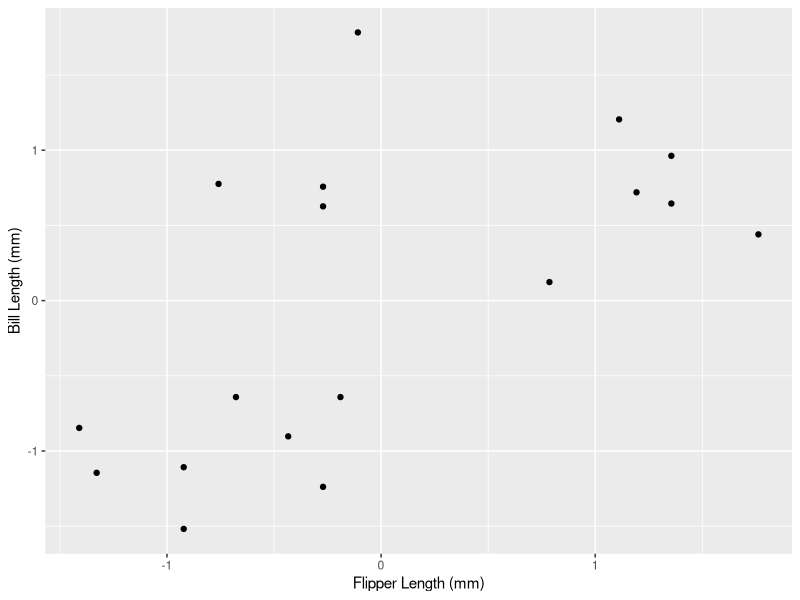
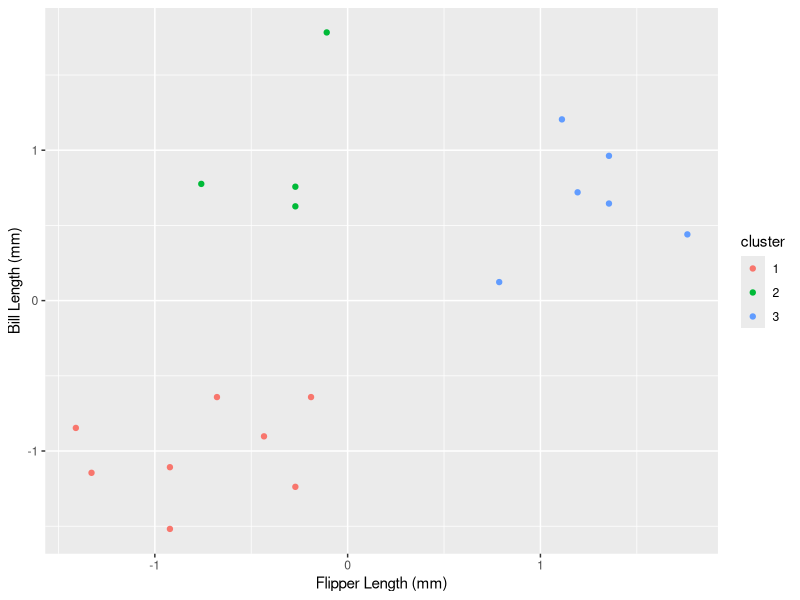
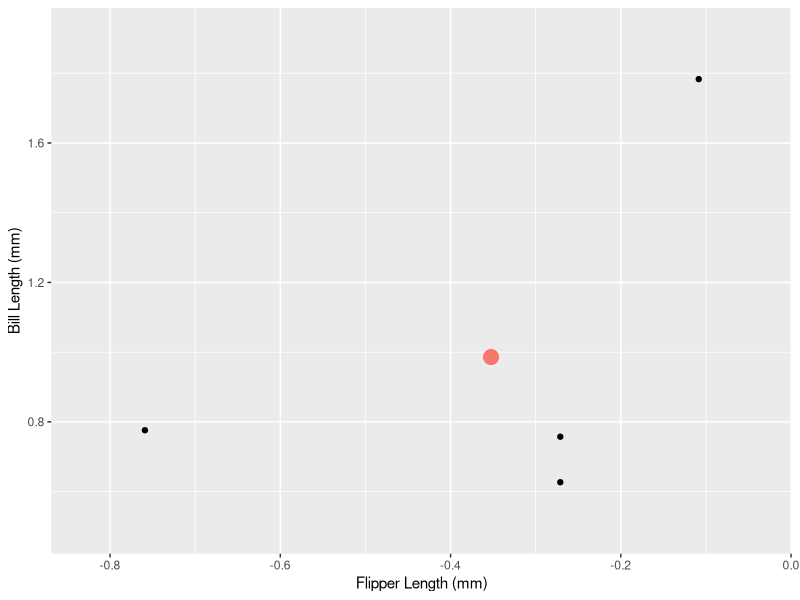
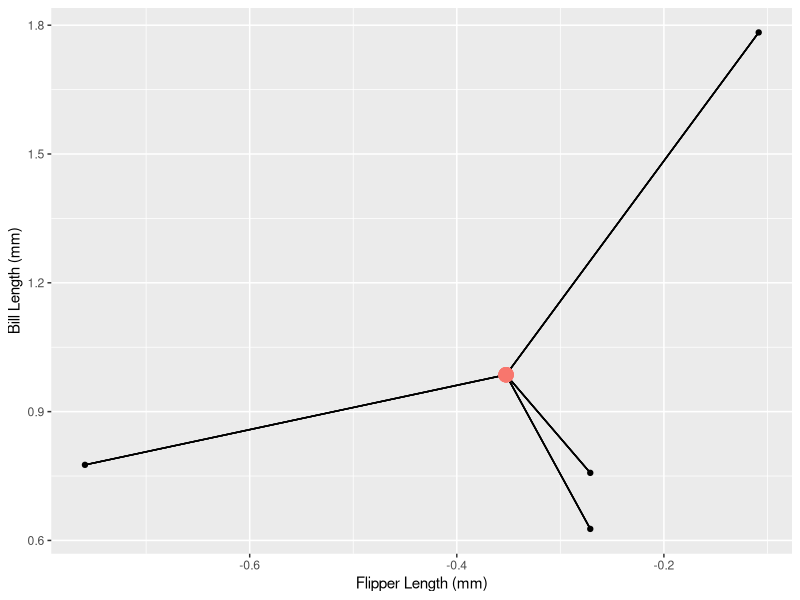
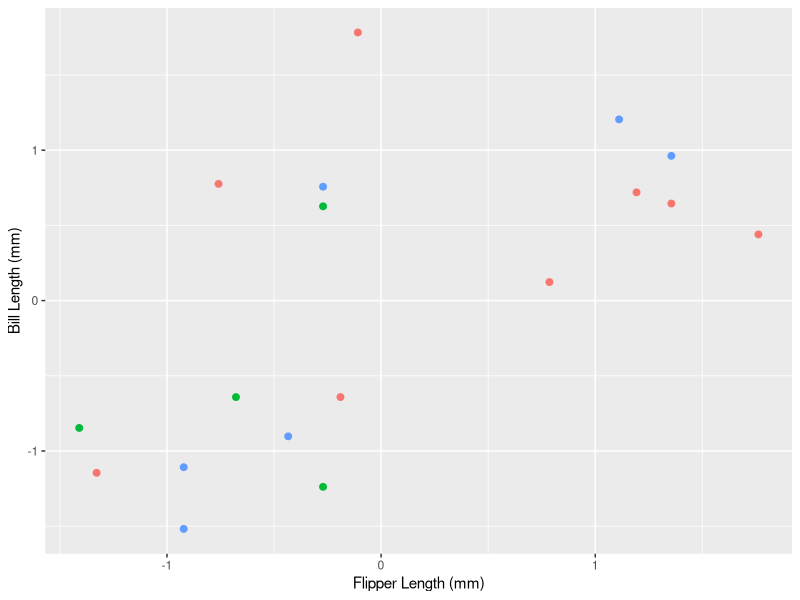
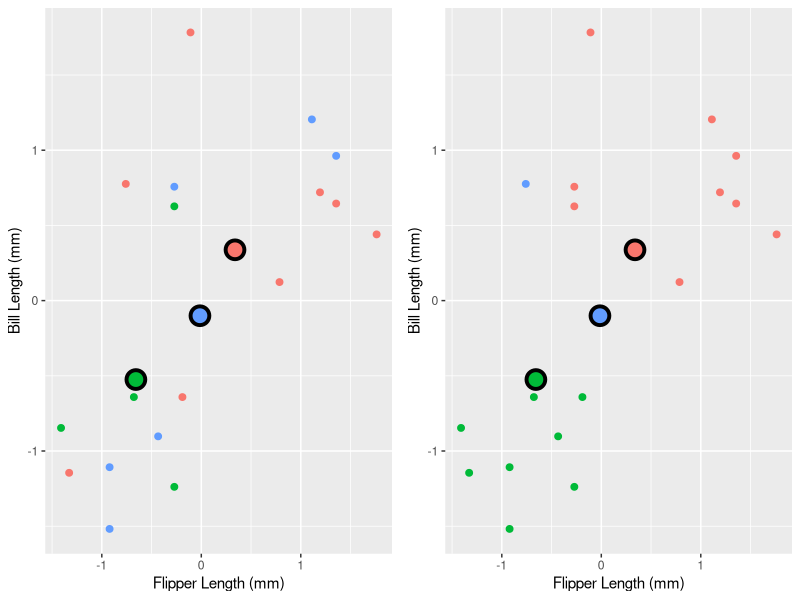
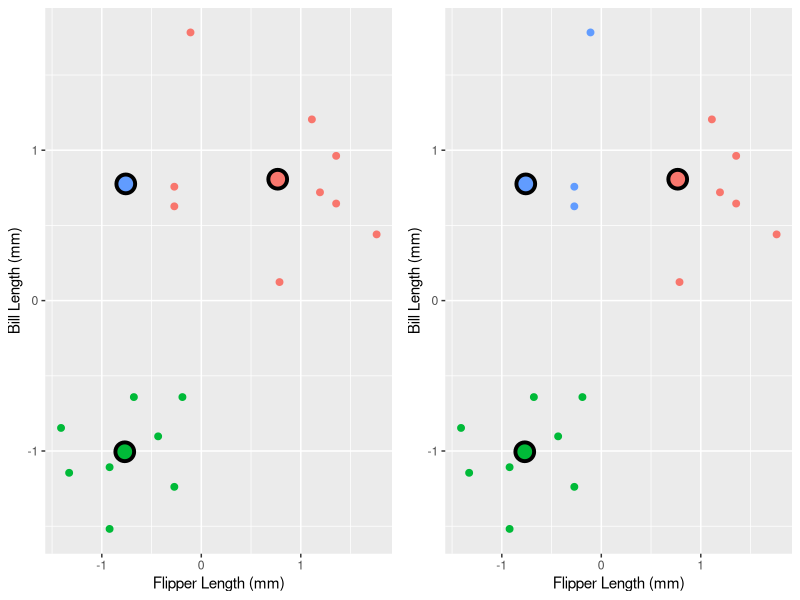
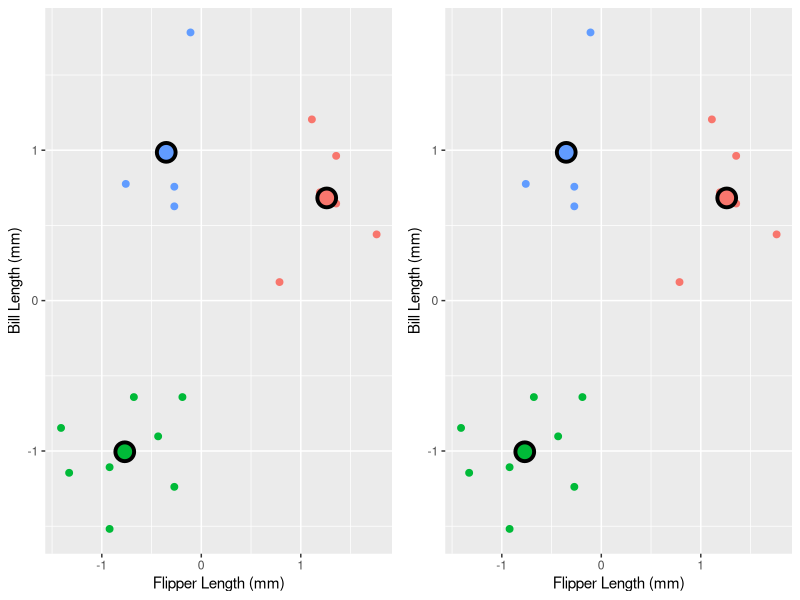

Recreate these plots in R, in order. (Note: this script raises an error after producing the figures.)
## ---- chunk 1
knitr::opts_chunk$set(warning = FALSE)
## ---- chunk 2
library(tidyverse)

data <- read_csv("data/toy_penguins.csv") %>% 
  mutate(cluster=as_factor(cluster)) %>% 
  mutate_if(is.numeric, scale)

penguin_data <- data %>% select(flipper_length_mm, bill_length_mm)

## ---- chunk 3
penguin_data
## ---- chunk 4
base <- ggplot(data, aes(x = flipper_length_mm, y = bill_length_mm)) +
  geom_point() +
  xlab("Flipper Length (mm)") +
  ylab("Bill Length (mm)") 
base
## ---- chunk 5
ggplot(data, aes(y = bill_length_mm, x = flipper_length_mm, colour = cluster)) +
  geom_point() +
  xlab("Flipper Length (mm)") +
  ylab("Bill Length (mm)") 
## ---- chunk 6
library(tidyverse)

#clus1 <- tibble(loyalty = c(7, 7.5, 8, 7, 8),
#               csat = c(1, 1, 2, 2, 3),
#               )
clus1 <- filter(data, cluster == 2) %>% 
  select(bill_length_mm, flipper_length_mm)

#clus1_center <- clus1 %>% summarize(csat = mean(csat), loyalty = mean(loyalty))
## ---- chunk 7
base <- ggplot(clus1) +
  geom_point(aes(y = bill_length_mm, x = flipper_length_mm)) +
  labs(x = "Flipper Length (mm)", y = "Bill Length (mm)") +
  xlim(c(min(clus1$flipper_length_mm) - 0.25*sd(clus1$flipper_length_mm), 
         max(clus1$flipper_length_mm) + 0.25*sd(clus1$flipper_length_mm))) +
  ylim(c(min(clus1$bill_length_mm) - 0.25*sd(clus1$bill_length_mm), 
         max(clus1$bill_length_mm) + 0.25*sd(clus1$bill_length_mm))) +
  geom_point(aes(y = mean(bill_length_mm), x = mean(flipper_length_mm), colour="red", size=2.5)) +
  theme(legend.position = "none")
base
## ---- chunk 8
base <- ggplot(clus1) +
  geom_point(aes(y = bill_length_mm, x = flipper_length_mm)) +
  labs(x = "Flipper Length (mm)", y = "Bill Length (mm)") +
  theme(legend.position = "none")

mn <- clus1 %>% summarize(flipper_length_mm = mean(flipper_length_mm), bill_length_mm=mean(bill_length_mm))
for (i in 1:nrow(clus1)) {
  base <- base + geom_segment(x = unlist(mn[1, "flipper_length_mm"]), y = unlist(mn[1, "bill_length_mm"]),
                           xend = unlist(clus1[i, "flipper_length_mm"]), yend = unlist(clus1[i, "bill_length_mm"]))
}
base <- base + geom_point(aes(y = mean(bill_length_mm), x = mean(flipper_length_mm), colour="red", size=2.5)) 
base
## ---- chunk 9
library(gridExtra)
set.seed(14)
penguin_data["label"] = factor(sample(1:3, nrow(penguin_data), replace=T))

plt_lbl <- ggplot(penguin_data, aes(y = bill_length_mm, x = flipper_length_mm, colour=label)) +
    geom_point(size=2) +
    xlab("Flipper Length (mm)") +
    ylab("Bill Length (mm)") +
   # xlim(c(0, 10)) +
   # ylim(c(0, 10)) + 
    theme(legend.position = "none")
print(plt_lbl)
## ---- chunk 10
for (i in 1:4){
    #compute centers
    centers <- penguin_data %>% group_by(label) %>% summarize_all(funs(mean))
    nclus = nrow(centers)
    #replot with centers
    plt_ctr <- ggplot(penguin_data, aes(y = bill_length_mm, x = flipper_length_mm, colour=label)) +
        geom_point(size=2) +
        xlab("Flipper Length (mm)") +
        ylab("Bill Length (mm)") +
        #xlim(c(0, 10)) +
        #ylim(c(0, 10)) + 
        theme(legend.position = "none") +
        geom_point(data = centers, aes(y = bill_length_mm, x = flipper_length_mm, fill = label), size=5, shape = 21, stroke = 2, colour = "black") 
    
    #reassign labels
    dists <- rbind(centers, penguin_data) %>% 
           select("flipper_length_mm", "bill_length_mm") %>%
           dist() %>%
           as.matrix()
    dists <- as_tibble(dists[-(1:nclus),1:nclus])
    penguin_data <- penguin_data %>% mutate(label = apply(dists, 1, function(x) names(x)[which.min(x)]))
    
    plt_lbl <- ggplot(penguin_data, aes(y = bill_length_mm, x = flipper_length_mm, colour=label)) +
        geom_point(size = 2) +
        xlab("Flipper Length (mm)") +
        ylab("Bill Length (mm)") +
       # xlim(c(0, 10)) +
       # ylim(c(0, 10)) + 
        theme(legend.position = "none") +
        geom_point(data = centers, aes(y = bill_length_mm, x = flipper_length_mm, fill = label), size=5, shape = 21, stroke = 2, colour = "black") 
    
    #to generate the animated version, get rid of grid.arrange and use the below two lines
    #set the figure width to 4.35 too
    #print(plt_ctr)
    #print(plt_lbl)
    grid.arrange(plt_ctr, plt_lbl, nrow = 1)
}
## ---- chunk 11
set.seed(10)
penguin_data["label"] = factor(sample(1:3, nrow(penguin_data), replace=T))

plt_lbl <- ggplot(penguin_data, aes(y = bill_length_mm, x = flipper_length_mm, colour=label)) +
    geom_point(size = 2) +
    xlab("Flipper Length (mm)") +
    ylab("Bill Length (mm)") +
  #  xlim(c(0, 10)) +
  #  ylim(c(0, 10)) + 
    theme(legend.position = "none")
print(plt_lbl)
## ---- chunk 12
for (i in 1:5){
    #compute centers
    centers <- penguin_data %>% group_by(label) %>% summarize_all(funs(mean))
    nclus = nrow(centers)
    #replot with centers
    plt_ctr <- ggplot(penguin_data, aes(y = bill_length_mm, x = flipper_length_mm, colour=label)) +
        geom_point(size = 2) +
        xlab("Flipper Length (mm)") +
        ylab("Bill Length (mm)") +
       # xlim(c(0, 10)) +
        #ylim(c(0, 10)) + 
        theme(legend.position = "none") +
        geom_point(data = centers, aes(y = bill_length_mm, x = flipper_length_mm, fill = label), size=5, shape = 21, stroke = 2, colour = "black") 
    
    #reassign labels
    dists <- rbind(centers, penguin_data) %>% 
           select("flipper_length_mm", "bill_length_mm") %>%
           dist() %>%
           as.matrix()
    dists <- as_tibble(dists[-(1:nclus),1:nclus])
    penguin_data <- penguin_data %>% mutate(label = apply(dists, 1, function(x) names(x)[which.min(x)]))
    
    plt_lbl <- ggplot(penguin_data, aes(y = bill_length_mm, x = flipper_length_mm, colour=label)) +
        geom_point(size = 2) +
        xlab("Flipper Length (mm)") +
        ylab("Bill Length (mm)") +
        #xlim(c(0, 10)) +
        #ylim(c(0, 10)) + 
        theme(legend.position = "none") +
        geom_point(data = centers, aes(y = bill_length_mm, x = flipper_length_mm, fill = label), size=5, shape = 21, stroke = 2, colour = "black") 
    
    #print(plt_ctr)
    #print(plt_lbl)
    grid.arrange(plt_ctr, plt_lbl, nrow = 1)
}
## ---- chunk 13
library(broom)
set.seed(3)
kclusts <- tibble(k = 1:9) %>%
  mutate(
    kclust = map(k, ~kmeans(penguin_data[-3], .x)),
    tidied = map(kclust, tidy),
    glanced = map(kclust, glance),
    augmented = map(kclust, augment, penguin_data[-3])
  )

clusters <- kclusts %>%
  unnest(tidied)

assignments <- kclusts %>% 
  unnest(augmented)

clusterings <- kclusts %>%
  unnest(glanced, .drop = TRUE)

assignments$k <- factor(assignments$k)
levels(assignments$k) <- c("1 Cluster", "2 Clusters", "3 Clusters", "4 Clusters", "5 Clusters", "6 Clusters", "7 Clusters", "8 Clusters", "9 Clusters") 

clusters$k <- factor(clusters$k)
levels(clusters$k) <- c("1 Cluster", "2 Clusters", "3 Clusters", "4 Clusters", "5 Clusters", "6 Clusters", "7 Clusters", "8 Clusters", "9 Clusters") 


p1 <- ggplot(assignments, aes(flipper_length_mm, bill_length_mm)) +
  geom_point(aes(color = .cluster, size = 3)) + 
  facet_wrap(~ k) +
  labs(x = 'Flipper Length (mm)', y = 'Bill Length (mm)', colour = 'Cluster') +
  theme(text = element_text(size=20), legend.position = "none") +
  geom_point(data = clusters %>% mutate(flipper_length_mm = x2, bill_length_mm = x1), aes(fill = cluster), colour = "black", size = 5, shape = 21, stroke = 2)

p1
## ---- chunk 14
p2 <- ggplot(clusterings, aes(x = k, y = tot.withinss)) +
        geom_point(size = 2) +
        geom_line() +
        #annotate(geom = "line", x = 4, y = 35, xend = 2.65, yend = 27, arrow = arrow(length = unit(2, "mm"))) +
        geom_segment (aes (x = 4, y = 17, xend = 3.1, yend = 6), arrow = arrow (length = unit (0.2, "cm"))) +
        annotate("text", x = 4.4, y = 19, label="Elbow", size = 7, colour = "blue") +
        labs(x = "Number of Clusters", y = "Total WSSD") +
        theme(text = element_text(size=20)) + 
        scale_x_continuous(breaks = 1:9)
p2
## ---- chunk 15
unscaled_data <- read_csv('data/toy_penguins.csv') %>%
	mutate(cluster=as_factor(cluster)) %>% 
  select(bill_length_mm, flipper_length_mm)
## ---- chunk 16
scaled_data <- map_df(unscaled_data, scale)
scaled_data
## ---- chunk 17
set.seed(1234)
penguin_clust <- kmeans(penguin_data, centers = 3)
penguin_clust
## ---- chunk 18
clustered_data <- augment(penguin_clust, penguin_data)
clustered_data
## ---- chunk 19

cluster_plot <- ggplot(clustered_data, 
                       aes(x = flipper_length_mm, y = bill_length_mm, colour = .cluster), 
                       size=2) +
  geom_point() +
  labs(x = 'Customer satisfaction', y = 'bill_length_mm', colour = 'Cluster')
cluster_plot
## ---- chunk 20
glance(penguin_clust)
## ---- chunk 21
penguin_clust_ks <- tibble(k = 1:9) 
penguin_clust_ks
## ---- chunk 22
penguin_clust_ks <- tibble(k = 1:9) %>%
  mutate(penguin_clusts = map(k, function(ks) kmeans(penguin_data, ks)))
penguin_clust_ks
## ---- chunk 23
penguin_clust_ks <- tibble(k = 1:9) %>%
  mutate(penguin_clusts = map(k, ~kmeans(penguin_data, .x)),
         glanced = map(penguin_clusts, glance)) 
penguin_clust_ks
## ---- chunk 24
clustering_statistics <- penguin_clust_ks %>%
  unnest(glanced)

clustering_statistics
## ---- chunk 25
elbow_plot <- ggplot(clustering_statistics, aes(x = k, y = tot.withinss)) +
  geom_point() +
  geom_line() +
  xlab("K") +
  ylab("Total within-cluster sum of squares")+
  scale_x_continuous(breaks = 1:9)
elbow_plot
## ---- chunk 26
penguin_clust_ks <- tibble(k = 1:9) %>%
  mutate(penguin_clusts = map(k, ~kmeans(penguin_data, nstart = 10, .x)),
         glanced = map(penguin_clusts, glance)) 

clustering_statistics <- penguin_clust_ks %>%
  unnest(glanced)

elbow_plot <- ggplot(clustering_statistics, aes(x = k, y = tot.withinss)) +
  geom_point() +
  geom_line() +
  xlab("K") +
  ylab("Total within-cluster sum of squares")+
  scale_x_continuous(breaks = 1:9)
elbow_plot
